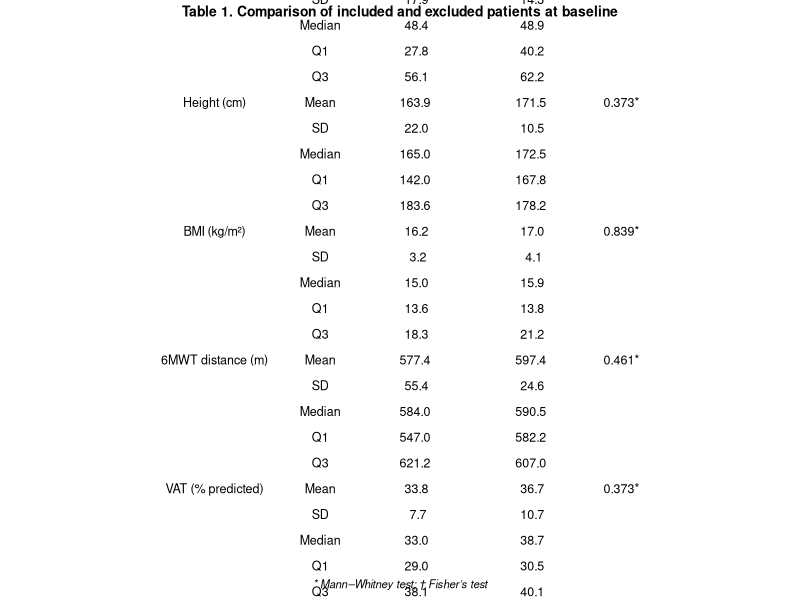

Here is the R script that generated this plot: (Note: this script raises an error after producing the figure.)
## ---- chunk 1
knitr::opts_chunk$set(echo = TRUE, warning = FALSE, message = FALSE)
## ---- chunk 2
packages <- c("readxl", "dplyr", "gridExtra", "tidyr", "ggplot2", "grid")

for (pkg in packages) {
  if (!require(pkg, character.only = TRUE)) {
    install.packages(pkg)
    library(pkg, character.only = TRUE)
  }
}
## ---- chunk 3
# Load package
library(readxl)

# Import datasets
included_data <- read_excel("../data/data_clean.xlsx")
excluded_data <- read_excel("../data/data_excluded.xlsx")

# Check structure
str(included_data)
str(excluded_data)
## ---- chunk 4

library(dplyr)
library(gridExtra)
library(grid)

# Descriptive statistics of included and excluded patients at baseline

# Fonction descriptive
describe <- function(x) {
  data.frame(
    Statistic = c("Mean", "SD", "Median", "Q1", "Q3"),
    Value = c(
      mean(x, na.rm = TRUE),
      sd(x, na.rm = TRUE),
      median(x, na.rm = TRUE),
      quantile(x, 0.25, na.rm = TRUE),
      quantile(x, 0.75, na.rm = TRUE)
    )
  )
}

vars <- c("age", "weight_kg", "height_cm", "bmi_kg_cm2",
          "6minwt_distance_traveled_m_before",
          "vat_before",
          "pedsql_totalself_before")

labels <- c(
  "Age (years)",
  "Weight (kg)",
  "Height (cm)",
  "BMI (kg/m²)",
  "6MWT distance (m)",
  "VAT (% predicted)",
  "PedsQL score (0–100)"
)

# Total sample sizes
n_inc_total <- nrow(included_data)
n_exc_total <- nrow(excluded_data)

table_list <- list()

for(i in seq_along(vars)) {
  
  var <- vars[i]
  
  x <- included_data[[var]]
  y <- excluded_data[[var]]
  
  x_clean <- x[!is.na(x)]
  y_clean <- y[!is.na(y)]
  
  p_val <- round(wilcox.test(x_clean, y_clean, exact = FALSE)$p.value, 3)
  p_val <- paste0(p_val, "*")
  
  inc <- describe(x)
  exc <- describe(y)
  
  df <- data.frame(
    Variable = c(labels[i], rep("", 4)),
    Statistic = inc$Statistic,
    Included = round(inc$Value, 1),
    Excluded = round(exc$Value, 1),
    p_value = c(p_val, rep("", 4))
  )
  
  table_list[[i]] <- df
}

table_final <- do.call(rbind, table_list)

# Sex comparison (Fisher's test)
p_sexe <- fisher.test(table(
  c(included_data$sexe, excluded_data$sexe),
  c(rep("Included", nrow(included_data)),
    rep("Excluded", nrow(excluded_data)))
))$p.value

p_sexe <- paste0(round(p_sexe, 3), "†")

sexe_inc <- table(included_data$sexe)
sexe_exc <- table(excluded_data$sexe)

sex_df <- data.frame(
  Variable = c("Sex (M/F)", rep("", length(sexe_inc)-1)),
  Statistic = names(sexe_inc),
  Included = as.numeric(sexe_inc),
  Excluded = as.numeric(sexe_exc),
  p_value = c(p_sexe, rep("", length(sexe_inc)-1))
)

table_final <- rbind(table_final, sex_df)

# Rename columns with total sample size
colnames(table_final)[3:4] <- c(
  paste0("Included (n=", n_inc_total, ")"),
  paste0("Excluded (n=", n_exc_total, ")")
)

table_final

# Export table as image
n_rows <- nrow(table_final)

png(
  "../figures/Table_1_Comparison_of_included_and_excluded_patients_at_baseline.png",
  width = 900,
  height = 2 + n_rows * 42,
  res = 150
)

tg <- tableGrob(
  table_final,
  rows = NULL,
  theme = ttheme_minimal(  
    core = list(
      fg_params = list(fontsize = 9)
    ),
    colhead = list(
      fg_params = list(fontsize = 10, fontface = "bold")
    )
  )
)

grid.arrange(
  textGrob(
    "Table 1. Comparison of included and excluded patients at baseline",
    gp = gpar(fontsize = 10, fontface = "bold")
  ),
  tg,
  textGrob(
    "* Mann–Whitney test; † Fisher’s test",
    gp = gpar(fontsize = 8, fontface = "italic")
  ),
  ncol = 1,
  heights = c(0.2, 5, 0.3)
)

dev.off()
## ---- chunk 5

# Paired Wilcoxon test
wilcox_test <- wilcox.test(
  included_data$`6minwt_distance_traveled_m_after`,
  included_data$`6minwt_distance_traveled_m_before`,
  paired = TRUE,
  exact = TRUE
)
wilcox_test

# Export Wilcoxon test results to a text file
sink("../results/wilcoxon_test_results.txt")
cat("Paired Wilcoxon Test (6MWT before vs after)\n\n")
print(wilcox_test)
sink()

## ---- chunk 6
library(dplyr)
library(tidyr)
library(ggplot2)

# Data PedsQL before/after
pedsql_data <- included_data %>%
  select(
    pedsql_totalself_before, pedsql_totalself_after,
    pedsql_physiqueself_before, pedsql_physiqueself_after,
    pedsql_emotionself_before, pedsql_emotionself_after,
    pedsql_relationself_before, pedsql_relationself_after,
    pedsql_ecoleself_before, pedsql_ecoleself_after,
    pedsql_psycosocialself_before, pedsql_psycosocialself_after
  ) %>%
  pivot_longer(cols = everything(),
               names_to = "Variable",
               values_to = "Score") %>%
  mutate(
    Time = ifelse(grepl("before", Variable), "Before", "After"),
    Time = factor(Time, levels = c("Before", "After")),
    Dimension = case_when(
      grepl("total", Variable) ~ "Total Score",
      grepl("physique", Variable) ~ "Physical",
      grepl("emotion", Variable) ~ "Emotional",
      grepl("relation", Variable) ~ "Social",
      grepl("ecole", Variable) ~ "School",
      grepl("psycosocial", Variable) ~ "Psychosocial"
    )
  )

# Plot

p_pedsql <- ggplot(pedsql_data, aes(x = Time, y = Score, fill = Dimension)) +
  
  geom_boxplot(alpha = 0.5, outlier.shape = NA) +
  
  facet_wrap(~ Dimension, nrow = 2) +
  
  xlab("") +
  ylab("Score (0–100)") +
  ggtitle("Figure 4. Distribution of PedsQL Scores Before and After Intervention") +
  
  theme_bw() +
  theme(
    strip.text = element_text(face = "bold"),
    legend.position = "none"   
  )
p_pedsql

# Export
ggsave(
  "../figures/Figure_4_PedsQL_Before_After.png",
  plot = p_pedsql,
  width = 8,
  height = 6
)
## ---- chunk 7
# Spearman correlation
cor_test <- cor.test(
  included_data$`6minwt_distance_traveled_m_after`,
  included_data$pedsql_totalself_after,
  method = "spearman"
)

cor_test

# Export Spearman correlation results
sink("../results/spearman_correlation_results.txt")
cat("Spearman correlation (6MWT vs PedsQL)\n\n")
print(cor_test)
sink()

# Viewing
library(ggplot2)

# Create plot
p_corr <- ggplot(included_data, aes(
  x = `6minwt_distance_traveled_m_after`,
  y = pedsql_totalself_after
)) +
  geom_point() +
  geom_smooth(method = "loess", se = TRUE) +
  xlab("6-Minute Walk Distance (m)") +
  ylab("PedsQL Score (0–100)") +
  ggtitle("Figure 5. Correlation Between Quality of Life and Functional Capacity measured at 6mwt ") +
  theme_minimal()

p_corr

# Export PDF
ggsave(
  "../figures/Figure_5_Correlation_PedsQL_6MWT.png",
  plot = p_corr,
  width = 8,
  height = 6
)
